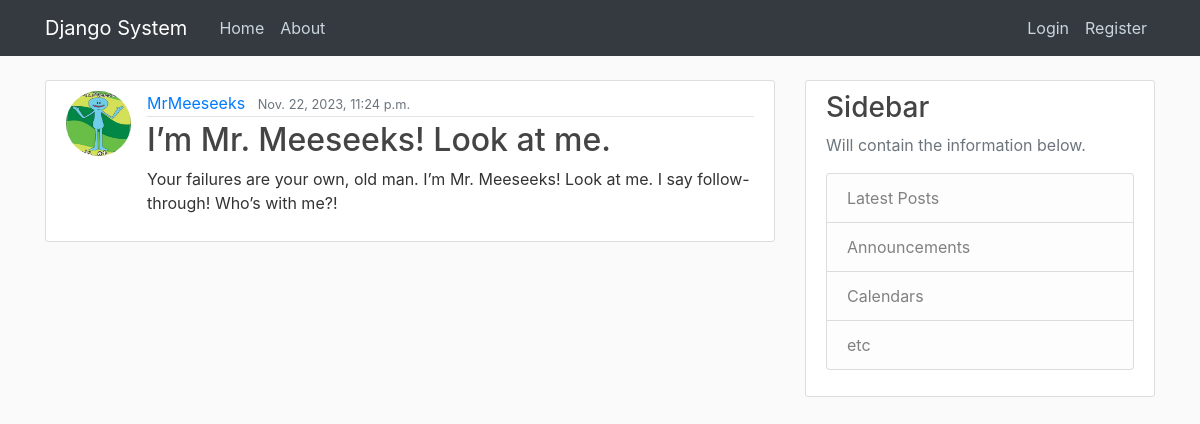
Screenshot of /post/12/ with the database file from the repository.
### blog/models.py (models this page shows, shortened)
class Post(models.Model):
    title = models.CharField(max_length=100)
    content = models.TextField()
    date_posted = models.DateTimeField(default=timezone.now)
    author = models.ForeignKey(User, on_delete=models.CASCADE)

### users/models.py (models this page shows, shortened)
class Profile(models.Model):
    user = models.OneToOneField(User, on_delete=models.CASCADE)
    image = models.ImageField(default='default.jpg', upload_to='profile_pics')

### blog/views.py (the view)
# urls.py: path('post/<int:pk>/', PostDetailView.as_view(), name='post-detail'),
class PostDetailView(DetailView):
    model = Post

### blog/templates/blog/post_detail.html (shortened to what this page needs)
{% extends "blog/base.html" %}
{%block content%}
<article class="media content-section">
   <img class="rounded-circle article-img" src="{{ object.author.profile.image.url }}">
   <div class="media-body">
     <div class="article-metadata">
       <a class="mr-2" href="{% url "user-posts" object.author.username %}">{{ object.author }}</a>
       <small class="text-muted">{{ object.date_posted }}</small>
     </div>
     <h2 class="article-title">{{ object.title }}</h2>
     <p class="article-content">{{ object.content }}</p>
   </div>
 </article>
{% endblock content %}

### blog/static/blog/main.css (style rules this page uses)
body { background: #fafafa; color: #333333; margin-top: 5rem; }
h1, h2, h3, h4, h5, h6 { color: #444444; }
.content-section { background: #ffffff; padding: 10px 20px; border: 1px solid #dddddd; border-radius: 3px; margin-bottom: 20px; }
.article-title { color: #444444; }
.article-content { white-space: pre-line; }
.article-img { height: 65px; width: 65px; margin-right: 16px; }
.article-metadata { padding-bottom: 1px; margin-bottom: 4px; border-bottom: 1px solid #e3e3e3 }

### rows the page displays
Post: author.profile.image (picture), author "MrMeeseeks", date_posted "Nov. 22, 2023, 11:24 p.m.", title "I’m Mr. Meeseeks! Look at me.", content "Your failures are your own, old man. I’m Mr. Meeseeks! Look at me. I say follow-through! Who’s with me?!"
